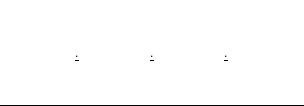
<?xml version="1.0" encoding="UTF-8"?>
<ui version="4.0">
 <class>Form</class>
 <widget class="QWidget" name="Form">
  <property name="geometry">
   <rect>
    <x>0</x>
    <y>0</y>
    <width>304</width>
    <height>106</height>
   </rect>
  </property>
  <property name="windowTitle">
   <string>Form</string>
  </property>
  <property name="styleSheet">
   <string notr="true">*{background-color:white;
border-bottom:1px solid black}
*:focus{border-bottom:1px solid rgb(0, 103, 192)}</string>
  </property>
  <layout class="QGridLayout" name="gridLayout">
   <item row="0" column="0">
    <layout class="QHBoxLayout" name="horizontalLayout">
     <item>
      <widget class="QLineEdit" name="lineEdit_1_1">
       <property name="styleSheet">
        <string notr="true">border:none</string>
       </property>
      </widget>
     </item>
     <item>
      <widget class="QLineEdit" name="lineEdit_1_2">
       <property name="styleSheet">
        <string notr="true">border:none</string>
       </property>
      </widget>
     </item>
     <item>
      <widget class="QLabel" name="label">
       <property name="text">
        <string>.</string>
       </property>
      </widget>
     </item>
     <item>
      <widget class="QLineEdit" name="lineEdit_2_1">
       <property name="styleSheet">
        <string notr="true">border:none</string>
       </property>
      </widget>
     </item>
     <item>
      <widget class="QLineEdit" name="lineEdit_2_2">
       <property name="styleSheet">
        <string notr="true">border:none</string>
       </property>
      </widget>
     </item>
     <item>
      <widget class="QLabel" name="label_2">
       <property name="text">
        <string>.</string>
       </property>
      </widget>
     </item>
     <item>
      <widget class="QLineEdit" name="lineEdit_3_1">
       <property name="styleSheet">
        <string notr="true">border:none</string>
       </property>
      </widget>
     </item>
     <item>
      <widget class="QLineEdit" name="lineEdit_3_2">
       <property name="styleSheet">
        <string notr="true">border:none</string>
       </property>
      </widget>
     </item>
     <item>
      <widget class="QLabel" name="label_3">
       <property name="text">
        <string>.</string>
       </property>
      </widget>
     </item>
     <item>
      <widget class="QLineEdit" name="lineEdit_4_1">
       <property name="styleSheet">
        <string notr="true">border:none</string>
       </property>
      </widget>
     </item>
     <item>
      <widget class="QLineEdit" name="lineEdit_4_2">
       <property name="styleSheet">
        <string notr="true">border:none</string>
       </property>
      </widget>
     </item>
    </layout>
   </item>
  </layout>
 </widget>
 <resources/>
 <connections/>
</ui>
